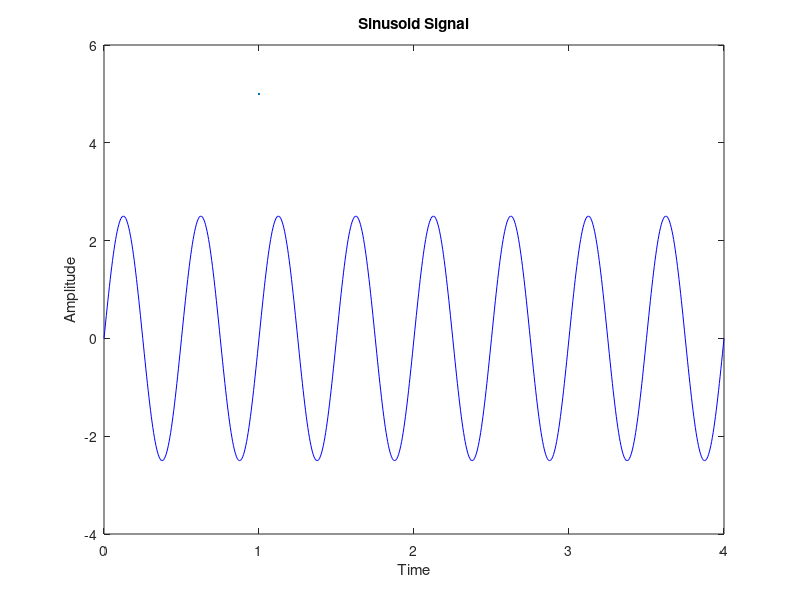

Here is the MATLAB script that generated this plot: (Note: this script raises an error after producing the figure.)
x=0:0.005:4;
y =2.5*sin(4*pi*x);

plot(x,y,'b',5);
xlabel('Time')
ylabel('Amplitude')
title('Sinusoid Signal')
hold on

z= 0.1*rand(size(t))+y;
plot(x,z,'r',2.5);
